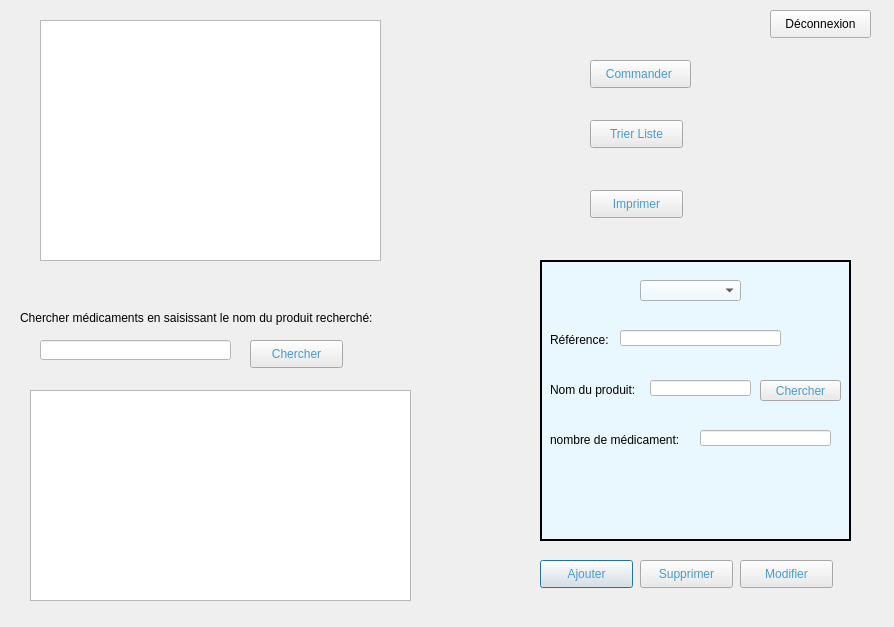
<?xml version="1.0" encoding="UTF-8"?>
<ui version="4.0">
 <class>Amedicament</class>
 <widget class="QDialog" name="Amedicament">
  <property name="geometry">
   <rect>
    <x>0</x>
    <y>0</y>
    <width>894</width>
    <height>627</height>
   </rect>
  </property>
  <property name="windowTitle">
   <string>Gestion des médicaments</string>
  </property>
  <widget class="QLabel" name="label_10">
   <property name="geometry">
    <rect>
     <x>0</x>
     <y>0</y>
     <width>891</width>
     <height>641</height>
    </rect>
   </property>
   <property name="text">
    <string/>
   </property>
  </widget>
  <widget class="QPushButton" name="pushButton_ok">
   <property name="geometry">
    <rect>
     <x>540</x>
     <y>560</y>
     <width>93</width>
     <height>28</height>
    </rect>
   </property>
   <property name="styleSheet">
    <string notr="true">border-color: rgb(0, 123, 180);
font: 10pt &quot;MS Shell Dlg 2&quot;;
color: qlineargradient(spread:reflect, x1:0, y1:0, x2:1, y2:0, stop:0.512712 rgba(70, 156, 208, 255));
background-color: rgb(234, 234, 234);</string>
   </property>
   <property name="text">
    <string>Ajouter</string>
   </property>
  </widget>
  <widget class="QPushButton" name="pushButton_modifier">
   <property name="geometry">
    <rect>
     <x>740</x>
     <y>560</y>
     <width>93</width>
     <height>28</height>
    </rect>
   </property>
   <property name="styleSheet">
    <string notr="true">border-color: rgb(0, 123, 180);
font: 10pt &quot;MS Shell Dlg 2&quot;;
background-color: rgb(234, 234, 234);
color: qlineargradient(spread:reflect, x1:0, y1:0, x2:1, y2:0, stop:0.512712 rgba(70, 156, 208, 255));</string>
   </property>
   <property name="text">
    <string>Modifier</string>
   </property>
  </widget>
  <widget class="QPushButton" name="pushButton_supp">
   <property name="geometry">
    <rect>
     <x>640</x>
     <y>560</y>
     <width>93</width>
     <height>28</height>
    </rect>
   </property>
   <property name="styleSheet">
    <string notr="true">border-color: rgb(0, 123, 180);
font: 10pt &quot;MS Shell Dlg 2&quot;;
background-color: rgb(234, 234, 234);
color: qlineargradient(spread:reflect, x1:0, y1:0, x2:1, y2:0, stop:0.512712 rgba(70, 156, 208, 255));</string>
   </property>
   <property name="text">
    <string>Supprimer</string>
   </property>
  </widget>
  <widget class="QLabel" name="label_9">
   <property name="geometry">
    <rect>
     <x>20</x>
     <y>310</y>
     <width>381</width>
     <height>16</height>
    </rect>
   </property>
   <property name="styleSheet">
    <string notr="true"/>
   </property>
   <property name="text">
    <string>Chercher médicaments en saisissant le nom du produit recherché:</string>
   </property>
  </widget>
  <widget class="QLineEdit" name="lineEdit_nomP_3">
   <property name="geometry">
    <rect>
     <x>40</x>
     <y>340</y>
     <width>191</width>
     <height>20</height>
    </rect>
   </property>
   <property name="styleSheet">
    <string notr="true">background-color: rgb(255, 255, 255);
color: rgb(0, 0, 0);
font: 10pt &quot;MS Shell Dlg 2&quot;;text-decoration:none;</string>
   </property>
   <property name="clearButtonEnabled">
    <bool>true</bool>
   </property>
  </widget>
  <widget class="QPushButton" name="pushButton_rechercher">
   <property name="geometry">
    <rect>
     <x>250</x>
     <y>340</y>
     <width>93</width>
     <height>28</height>
    </rect>
   </property>
   <property name="styleSheet">
    <string notr="true">border-color: rgb(0, 123, 180);
font: 10pt &quot;MS Shell Dlg 2&quot;;
background-color: rgb(234, 234, 234);
color: qlineargradient(spread:reflect, x1:0, y1:0, x2:1, y2:0, stop:0.512712 rgba(70, 156, 208, 255));</string>
   </property>
   <property name="text">
    <string>Chercher</string>
   </property>
  </widget>
  <widget class="QTableView" name="tablemedicament_2">
   <property name="geometry">
    <rect>
     <x>30</x>
     <y>390</y>
     <width>381</width>
     <height>211</height>
    </rect>
   </property>
   <property name="styleSheet">
    <string notr="true">color: rgb(0, 0, 0);</string>
   </property>
  </widget>
  <widget class="QTableView" name="tablemedicament">
   <property name="geometry">
    <rect>
     <x>40</x>
     <y>20</y>
     <width>341</width>
     <height>241</height>
    </rect>
   </property>
   <property name="styleSheet">
    <string notr="true">color: rgb(0, 0, 0);
font: 10pt &quot;MS Shell Dlg 2&quot;;</string>
   </property>
  </widget>
  <widget class="QPushButton" name="pushButton_tri">
   <property name="geometry">
    <rect>
     <x>590</x>
     <y>120</y>
     <width>93</width>
     <height>28</height>
    </rect>
   </property>
   <property name="styleSheet">
    <string notr="true">border-color: rgb(0, 123, 180);
font: 10pt &quot;MS Shell Dlg 2&quot;;
background-color: rgb(234, 234, 234);
color: qlineargradient(spread:reflect, x1:0, y1:0, x2:1, y2:0, stop:0.512712 rgba(70, 156, 208, 255));</string>
   </property>
   <property name="text">
    <string>Trier Liste</string>
   </property>
  </widget>
  <widget class="QPushButton" name="pushButton_imprimer">
   <property name="geometry">
    <rect>
     <x>590</x>
     <y>190</y>
     <width>93</width>
     <height>28</height>
    </rect>
   </property>
   <property name="styleSheet">
    <string notr="true">border-color: rgb(0, 123, 180);
font: 10pt &quot;MS Shell Dlg 2&quot;;
background-color: rgb(234, 234, 234);
color: qlineargradient(spread:reflect, x1:0, y1:0, x2:1, y2:0, stop:0.512712 rgba(70, 156, 208, 255));</string>
   </property>
   <property name="text">
    <string>Imprimer</string>
   </property>
  </widget>
  <widget class="QFrame" name="frame">
   <property name="geometry">
    <rect>
     <x>540</x>
     <y>260</y>
     <width>311</width>
     <height>281</height>
    </rect>
   </property>
   <property name="styleSheet">
    <string notr="true">background-color:rgb(233,248,255);</string>
   </property>
   <property name="frameShape">
    <enum>QFrame::Box</enum>
   </property>
   <property name="frameShadow">
    <enum>QFrame::Plain</enum>
   </property>
   <property name="lineWidth">
    <number>2</number>
   </property>
   <property name="midLineWidth">
    <number>0</number>
   </property>
   <widget class="QLabel" name="label">
    <property name="geometry">
     <rect>
      <x>10</x>
      <y>70</y>
      <width>61</width>
      <height>20</height>
     </rect>
    </property>
    <property name="styleSheet">
     <string notr="true">;</string>
    </property>
    <property name="text">
     <string>Référence:</string>
    </property>
   </widget>
   <widget class="QLabel" name="label_2">
    <property name="geometry">
     <rect>
      <x>10</x>
      <y>120</y>
      <width>91</width>
      <height>20</height>
     </rect>
    </property>
    <property name="styleSheet">
     <string notr="true"/>
    </property>
    <property name="text">
     <string>Nom du produit:</string>
    </property>
   </widget>
   <widget class="QLabel" name="label_3">
    <property name="geometry">
     <rect>
      <x>10</x>
      <y>170</y>
      <width>141</width>
      <height>20</height>
     </rect>
    </property>
    <property name="styleSheet">
     <string notr="true"/>
    </property>
    <property name="text">
     <string>nombre de médicament:</string>
    </property>
   </widget>
   <widget class="QLineEdit" name="lineEdit_ref">
    <property name="geometry">
     <rect>
      <x>80</x>
      <y>70</y>
      <width>161</width>
      <height>16</height>
     </rect>
    </property>
    <property name="styleSheet">
     <string notr="true">background-color: rgb(255, 255, 255);
font: 10pt &quot;MS Shell Dlg 2&quot;;
color: rgb(0, 0, 0);
text-decoration:none;</string>
    </property>
    <property name="clearButtonEnabled">
     <bool>true</bool>
    </property>
   </widget>
   <widget class="QLineEdit" name="lineEdit_nb">
    <property name="geometry">
     <rect>
      <x>160</x>
      <y>170</y>
      <width>131</width>
      <height>16</height>
     </rect>
    </property>
    <property name="styleSheet">
     <string notr="true">background-color: rgb(255, 255, 255);
font: 10pt &quot;MS Shell Dlg 2&quot;;
color: rgb(0, 0, 0);text-decoration:none;</string>
    </property>
    <property name="clearButtonEnabled">
     <bool>true</bool>
    </property>
   </widget>
   <widget class="QPushButton" name="pushButton_chercherP">
    <property name="geometry">
     <rect>
      <x>220</x>
      <y>120</y>
      <width>81</width>
      <height>21</height>
     </rect>
    </property>
    <property name="styleSheet">
     <string notr="true">border-color: rgb(0, 123, 180);
font: 10pt &quot;MS Shell Dlg 2&quot;;
background-color: rgb(234, 234, 234);
color: qlineargradient(spread:reflect, x1:0, y1:0, x2:1, y2:0, stop:0.512712 rgba(70, 156, 208, 255));</string>
    </property>
    <property name="text">
     <string>Chercher</string>
    </property>
   </widget>
   <widget class="QComboBox" name="comboBox">
    <property name="geometry">
     <rect>
      <x>100</x>
      <y>20</y>
      <width>101</width>
      <height>21</height>
     </rect>
    </property>
   </widget>
   <widget class="QLineEdit" name="lineEdit_nomP">
    <property name="geometry">
     <rect>
      <x>110</x>
      <y>120</y>
      <width>101</width>
      <height>16</height>
     </rect>
    </property>
    <property name="styleSheet">
     <string notr="true">background-color: rgb(255, 255, 255);</string>
    </property>
    <property name="clearButtonEnabled">
     <bool>true</bool>
    </property>
   </widget>
  </widget>
  <widget class="QPushButton" name="pushButton_commander">
   <property name="geometry">
    <rect>
     <x>590</x>
     <y>60</y>
     <width>101</width>
     <height>28</height>
    </rect>
   </property>
   <property name="styleSheet">
    <string notr="true">border-color: rgb(0, 123, 180);
font: 10pt &quot;MS Shell Dlg 2&quot;;
background-color: rgb(234, 234, 234);
color: qlineargradient(spread:reflect, x1:0, y1:0, x2:1, y2:0, stop:0.512712 rgba(70, 156, 208, 255));</string>
   </property>
   <property name="text">
    <string>Commander </string>
   </property>
  </widget>
  <widget class="QPushButton" name="pushButton">
   <property name="geometry">
    <rect>
     <x>770</x>
     <y>10</y>
     <width>101</width>
     <height>28</height>
    </rect>
   </property>
   <property name="text">
    <string>Déconnexion</string>
   </property>
  </widget>
 </widget>
 <resources/>
 <connections/>
</ui>
